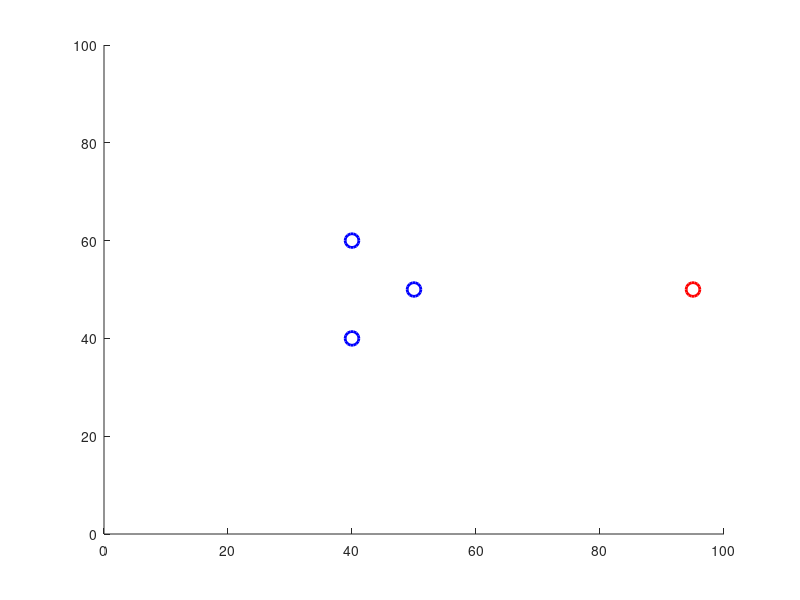

Here is the MATLAB script that generated this plot: (Note: this script raises an error after producing the figure.)
clear all;

% local minimum 확인하셨다면, 중지 버튼 눌러서 프로그램 강제 종료해주세요.

robot = [5; 50];
goal = [95; 50];

obstacle = [50, 40, 40;
            50, 60, 40];


epsilon = 8;
att_scaling = 0.05;
rep_scaling = 100;

obstacle_dist = 15;

figure;
hold on;

plot(goal(1), goal(2), 'ro', 'MarkerSize', 10, 'LineWidth', 2);
xlim([0, 100]);
ylim([0, 100]);
plot(obstacle(:, 1), obstacle(:, 2), 'bo', 'MarkerSize', 10, 'LineWidth', 2);

for i = 2:1000
    cla;
    plot(goal(1), goal(2), 'ro', 'MarkerSize', 10, 'LineWidth', 2);
    xlim([0, 100]);
    ylim([0, 100]);
    plot(obstacle(1, :), obstacle(2, :), 'bo', 'MarkerSize', 10, 'LineWidth', 2);

    [F_att, F_rep] = potential_field(rep_scaling, att_scaling, obstacle_dist, epsilon, robot, goal, obstacle);

    F = F_att + F_rep;

    robot = robot + F;

    plot(robot(1), robot(2), 'ro');
    drawnow;

    if norm(robot - goal, 2) < 0.1
        break;
    end
    
end

function [F_att, F_rep] = potential_field(rep_scaling, att_scaling, obstacle_dist, epsilon, robot, goal, obstacle)
    
    % Definition attrative function U
    tmp_vec = robot - goal;
    dist = norm(tmp_vec, 2);

    % define attractive potential function U & force field
    if dist > epsilon
        % c1 case
        F_att = - epsilon * att_scaling * tmp_vec / dist;
    else
        % c2 case
        F_att = - att_scaling * tmp_vec;
    end

    F_rep = [0; 0];

    % define repulsive potential function U_rep
    for obs = 1:3
        obs_vec = robot - obstacle(:, obs);

        obs_dist = norm(obs_vec, 2);

        if obs_dist < obstacle_dist
            % c3 case
            F_rep = F_rep + rep_scaling * (1/obs_dist - 1/obstacle_dist) * (1 / (obs_dist^2)) * obs_vec / obs_dist;
        end
    end
end